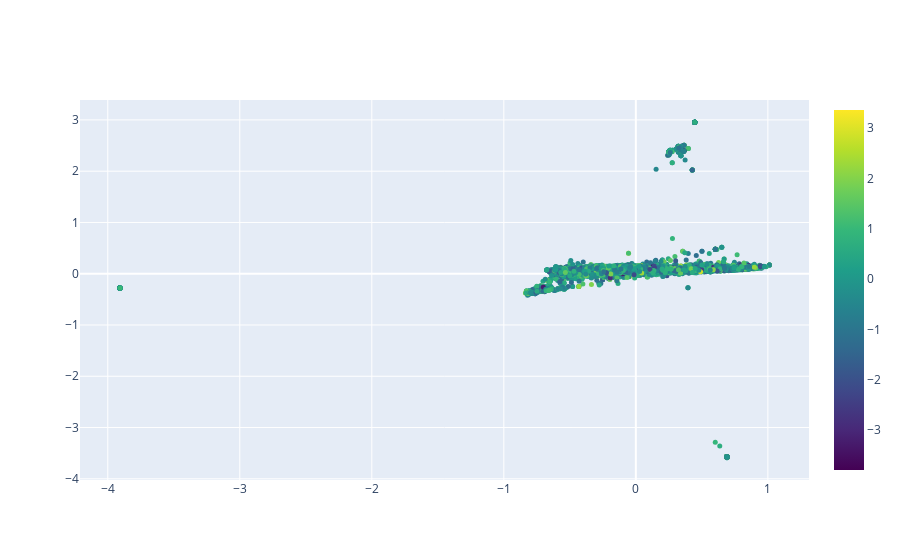

This figure's notebook cell:
### Markdown cell above
#### Es muy interesante ver como los ouliers en la siguiente gráfica son las frases sin sentido que se han colado en el dataset como "Chapter 23" u "(\_octavo\_)"

### Code cell
from plotly.offline import download_plotlyjs, init_notebook_mode, plot, iplot

init_notebook_mode(connected=True)

import plotly.graph_objs as go

trace1 = go.Scatter(
    y = two_dimensional_songs['Y'],
    x = two_dimensional_songs['X'],
    text = two_dimensional_songs['text'],
    mode='markers',
    marker=dict(
        size= 5,#'7',
        color = np.random.randn(5717), #set color equal to a variable
        colorscale='Viridis',
        showscale=True
    )
)
data = [trace1]

iplot(data)

### Figure 1 — Plotly figure (JSON) as saved in the notebook; plotly's stock layout.template omitted (floating-point values rounded to 4 significant figures; data arrays with more than 128 entries replaced by an {"elided": "..."} marker saying what was removed)
{"data": [{"marker": {"color": {"elided": "5717 float values"}, "colorscale": [[0, "#440154"], [0.1111, "#482878"], [0.2222, "#3e4989"], [0.3333, "#31688e"], [0.4444, "#26828e"], [0.5556, "#1f9e89"], [0.6667, "#35b779"], [0.7778, "#6ece58"], [0.8889, "#b5de2b"], [1, "#fde725"]], "showscale": true, "size": 5}, "mode": "markers", "text": {"elided": "5444 str values"}, "type": "scatter", "x": {"elided": "5444 float values"}, "y": {"elided": "5444 float values"}}], "layout": {}}
